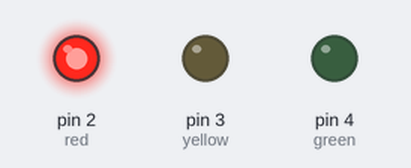
Bench run of a sketch on a simulated Arduino Uno, built with avr-gcc and run on an emulated ATmega328P. Shown: output pins drawn as LEDs (lit = HIGH).

Above: at 1.5 s.
At 3.5 s:
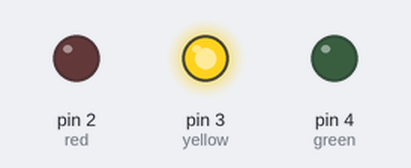
At 5.5 s:
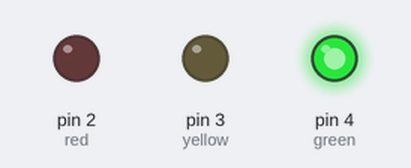
Timing chart, 0 to 9.1 s (numbered marks = the images above):
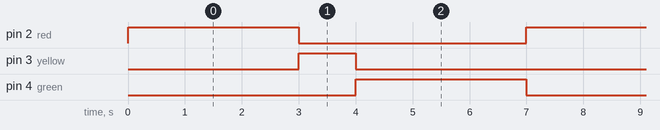

The sketch:

traffic_signal.ino
```cpp
int red = 2;
int yellow = 3;
int green = 4;
void setup() {
  // put your setup code here, to run once:
  pinMode(red, OUTPUT);
  pinMode(yellow, OUTPUT);
  pinMode(green, OUTPUT);
}

void loop() {
  // put your main code here, to run repeatedly:
  //red is on for 3 seconds
  digitalWrite(red, HIGH);
  delay(3000);
  digitalWrite(red, LOW);

  //yellow will be on for 1 second
  digitalWrite(yellow, HIGH);
  delay(1000);
  digitalWrite(yellow, LOW);

  //green will be on for 3 seconds
  digitalWrite(green, HIGH);
  delay(3000);
  digitalWrite(green, LOW);
}
```

Measured:
- by itself, pin 2 (red), pin 4 (green): alternates HIGH for 3.0 s and LOW for 4.0 s
- by itself, pin 3 (yellow): alternates HIGH for 1.0 s and LOW for 6.0 s
- by itself, everything shown: repeats every 7.0 s, in 4 steps
